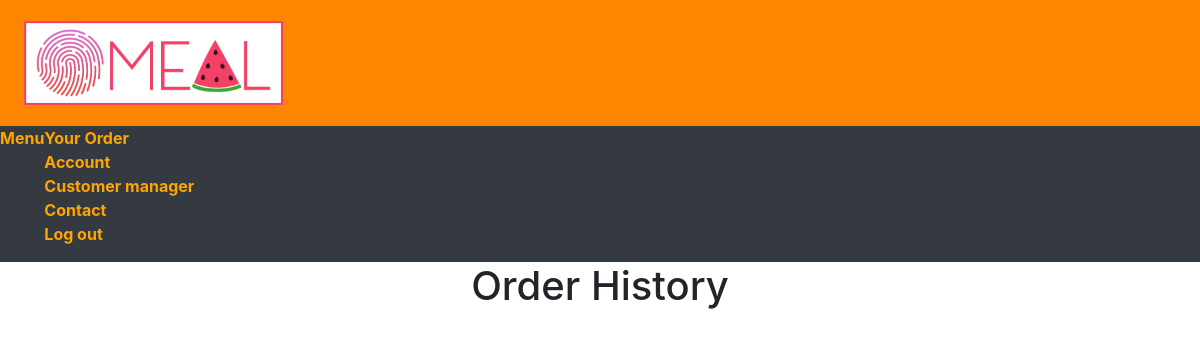
The app's page /order_manager (signed in), older data.
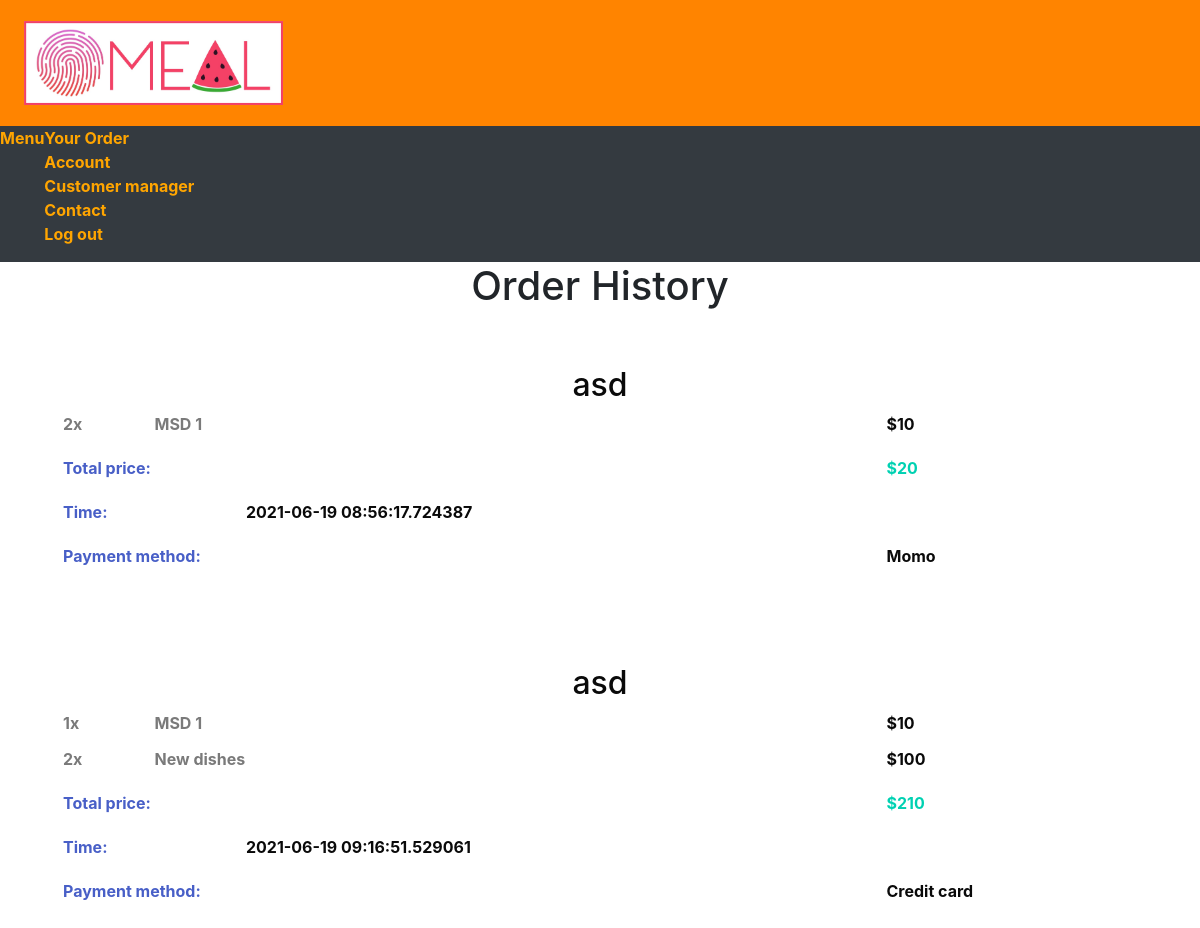
The same page, newer data.
### main.py (models this page shows)
class User(UserMixin, db.Model):
    id = db.Column(db.Integer, primary_key=True)
    email = db.Column(db.String(100), nullable=False, unique=True)
    name = db.Column(db.String(100), nullable=False)
    password = db.Column(db.String(100), nullable=False)
    number_of_order = db.Column(db.Integer, default=0)
    total_price = db.Column(db.Integer, default=0)
    prepare_status = db.Column(db.Integer, default=0)

class OrderHistory(db.Model):
    id = db.Column(db.Integer, primary_key=True)
    customer_id = db.Column(db.Integer, nullable=False)
    order_id = db.Column(db.Integer, nullable=False)
    name = db.Column(db.String(200), nullable=False)
    price = db.Column(db.Integer, nullable=False)
    total_price = db.Column(db.Integer)
    date_created = db.Column(db.DateTime, default=datetime.utcnow)
    payment_method = db.Column(db.String(50), nullable=False)

### main.py (the view)
@main.route('/order_manager')
@login_required
def order_manager():
    orders_orders = OrderHistory.query.order_by(OrderHistory.date_created).all()
    order_histories = []
    if len(orders_orders) > 0:
        for order_meal_index in range(orders_orders[-1].order_id + 1):
            orders = []
            order_meal = [x for x in orders_orders if x.order_id == order_meal_index]
            for order in order_meal:
                flag = False
                for index_i in range(len(orders)):
                    if orders[index_i][0] == order.name:
                        orders[index_i][1] += 1
                        flag = True
                if not flag:
                    orders.append([order.name, 1, order.price, order.total_price, order.date_created,
                                   User.query.filter_by(id=order.customer_id).first().name, order.payment_method])
            order_histories.append(orders)
    return render_template('order_manager.html', order_histories=order_histories)

### main.py (called while the page is built)
@login_manager.user_loader
def load_user(user_id):
    return User.query.get(int(user_id))

### templates/order_manager.html (shortened to what this page needs)
{% extends "base.html" %}
{% block body %}
<h1 class="has-text-centered">
    Order History
</h1>
<section class="section has-text-weight-bold has-text-grey">
  {% for order_history in order_histories %}
    <h4 class="has-text-centered has-text-black is-size-3">
      {{ order_history[0][5] }}
    </h4>
    {% for order in order_history %}
    <div class="container">
        <div class=" columns is-mobile">
            <div class="column is-1">{{ order[1] }}x</div>
            <div class="column is-8">{{ order[0] }}</div>
            <div class="column is-3 has-text-black">${{ order[2] }}</div>
        </div>
    </div>
    {% endfor %}
    <div class="container mt-2">
      <div class=" columns is-mobile">
          <div class="column is-6 has-text-link">Total price: </div>
          <div class="column is-3"></div>
          <div class="column is-3 has-text-primary">${{ order_history[0][3] }}</div>
      </div>
  </div>
  <div class="container mt-2">
    <div class=" columns is-mobile">
        <div class="column is-1 has-text-link">Time: </div>
        <div class="column is-1"></div>
        <div class="column is-10 has-text-black ">{{ order_history[0][4] }}</div>
    </div>
</div>
<div class="container mt-2">
  <div class=" columns is-mobile">
      <div class="column is-6 has-text-link">Payment method: </div>
      <div class="column is-3"></div>
      <div class="column is-3 has-text-black">{{ order_history[0][6] }}</div>
  </div>
</div>
    <br>
    <br>
    <br>
    <br>
  {% endfor %}
</section>
{% endblock %}

### templates/base.html (shortened to what this page needs)
<!DOCTYPE html>
<html lang="en">
<head>
    <link rel="stylesheet" href="https://cdnjs.cloudflare.com/ajax/libs/bulma/0.7.2/css/bulma.min.css" />
    <link rel= "stylesheet" type= "text/css" href= "{{ url_for('static',filename='styles/style_nav.css') }}">
    <link rel="stylesheet" href="https://pro.fontawesome.com/releases/v5.10.0/css/all.css"/>
    <link
      rel="stylesheet"
      href="https://stackpath.bootstrapcdn.com/bootstrap/4.4.1/css/bootstrap.min.css"
    />
    <link
      rel="stylesheet"
      href="https://stackpath.bootstrapcdn.com/font-awesome/4.7.0/css/font-awesome.min.css"
    />
</head>
{% if request.url_rule.endpoint != "confirm_order" and request.url_rule.endpoint != "order_status" %}
<body>
  <div class = "block " >
    <div class = "navbar nav-color " role="navigation" aria-label="main navigation" >
        <div class = "navbar-brand">
            <a href = "{{ url_for('menu_option') }}" class = "nav-item">
                <img src="../static/img/app_logo.jpg" alt = "site-logo" style = "max-height: 100px" class = "py-2 px-2">
            </a>
        </div>
</div>
      <nav class = "navbar-right navbar-expand-lg navbar-dark bg-dark nav-margin">
        <div class = "collapse navbar-collapse" id = "navbar">
            <div class = "navbar-nav">
                {% if current_user.id == 1 %}
                <a style="color:orange;" class = "nav-item" href = "{{ url_for('manager') }}"><b>Menu</b></a>
                {% else %}
                <a style="color:orange;" class = "nav-item" href = "{{ url_for('view_menu') }}"><b>Menu</b></a>
                {% endif %}
                <ul >
                    <li>
                        <a style="color:orange;" class = "nav-item" href="{{ url_for('order_history') }}"><b>Your Order</b></a>
                    </li>
                    <li>
                        <a style="color:orange;" class = "nav-item" href = "{{ url_for('view_account') }}"><b>Account</b></a>
                    </li>
                    {% if current_user.id == 1 %}
                    <li>
                        <a style="color:orange;" class = "nav-item" href="{{ url_for('customer_manager') }}"><b>Customer manager</b></a>
                    </li>
                    {% endif %}
                    <li>
                        <a style="color:orange;" class = "nav-item" href = "{{ url_for('contact_us') }}"><b>Contact</b></a>
                    </li>
                    <li>
                        <a style="color:orange;" class = "nav-item" href="{{ url_for('logout') }}" ><b>Log out</b></a>
                    </li>
                </ul>
            </div>
        </div>
    </nav>
    </div>
{% endif %}
    {% block body %}{% endblock %}
</body>
</html>

### static/styles/style_nav.css (style rules this page uses)
.nav-color { background-color: rgb(255, 132, 0); }
.nav-margin { margin-bottom:-1.5em }

Row changes from the older to the newer data that the page shows:
added User: name "asd" "asd"
added OrderHistory: name "MSD 1", date_created "2021-06-19 08:56:17.724387", payment_method "Momo"
added OrderHistory: name "MSD 1", date_created "2021-06-19 09:16:51.529061", payment_method "Credit card"
added OrderHistory: name "New dishes"
Text that changed along with them:
new list line: "2 x $ 10 Total price: $ 20 Time: Payment method:"
new list line: "1 x $ 10 2 x $ 100 Total price: $ 210 Time: Payment method:"
